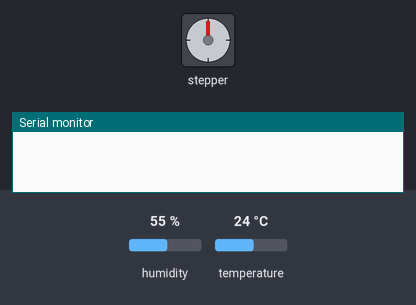
Simulated run of this sketch. Board: Arduino Uno, built with avr-gcc and run on an emulated ATmega328P. Shown: stepper motor, the last lines printed to the serial monitor. The test bench sets the inputs (shaded band); at power-on: temperature 24 °C, humidity 55 %. Stepper angles assume 4096 steps per turn.

Above: at 2.8 s.
2.9 s: temperature set to 27 °C
At 4.52 s:
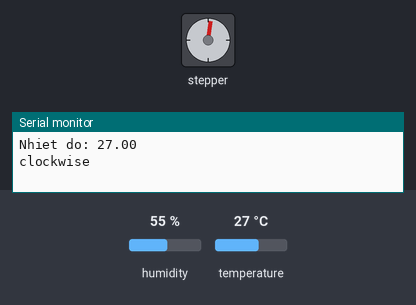
At 5.12 s:
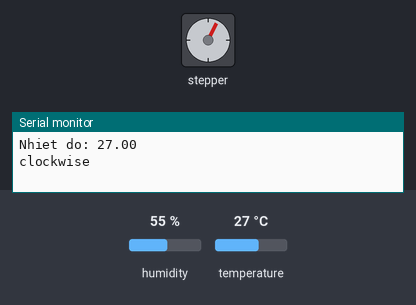
13.4 s: temperature set to 28 °C
At 13.84 s:
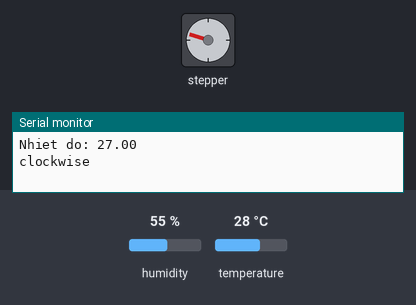
Timing chart, 0 to 22.9 s (numbered marks = the images above; inputs shaded):
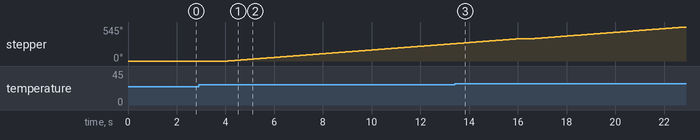

Measured:
- the behaviour switches between 25 and 26 °C on temperature (found by bisection; images 0 and 1)
- after the input at 2.9 s, stepper: keeps turning clockwise at about 30°/s, starting after 1.2 s

The sketch:

stepper28BYJ_48.ino
```cpp
#include <DHT_U.h>

#include <DHT.h>
//int loa = 12;
#include <Stepper.h>
 #define DHTPIN 6
#define DHTTYPE DHT11
const int stepsPerRevolution = 4096;  // hehe

DHT dht(DHTPIN, DHTTYPE);//khai bao doi tuong
Stepper myStepper(stepsPerRevolution, 8, 9, 10, 11);

void setup() {
   dht.begin();// khởi động cảm biến
  myStepper.setSpeed(5);
  Serial.begin(9600);
}

void loop() {

float temp = dht.readTemperature();
             //Xuất nhiệt đ
             if(temp>25){
               Serial.print("Nhiet do: ");
             //Xuất độ ẩ
 //tone (loa,1000,1000);


  Serial.println(temp);            //Xuất độ ẩ
  Serial.println();

 Serial.println("clockwise");
myStepper.step(stepsPerRevolution);
  delay(500);

              }


}
```
